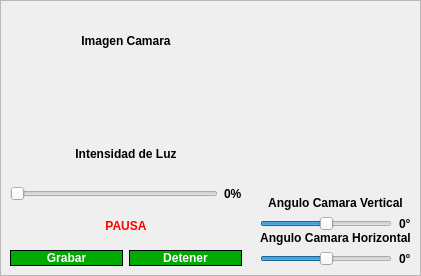
              <widget class="QFrame" name="frame_left_up">
               <property name="frameShape">
                <enum>QFrame::StyledPanel</enum>
               </property>
               <property name="frameShadow">
                <enum>QFrame::Raised</enum>
               </property>
               <layout class="QHBoxLayout" name="horizontalLayout_9">
                <property name="spacing">
                 <number>0</number>
                </property>
                <property name="leftMargin">
                 <number>0</number>
                </property>
                <property name="topMargin">
                 <number>0</number>
                </property>
                <property name="rightMargin">
                 <number>0</number>
                </property>
                <property name="bottomMargin">
                 <number>0</number>
                </property>
                <item>
                 <widget class="QFrame" name="frame_camara">
                  <property name="maximumSize">
                   <size>
                    <width>16777215</width>
                    <height>500</height>
                   </size>
                  </property>
                  <property name="styleSheet">
                   <string notr="true">border: none;</string>
                  </property>
                  <property name="frameShape">
                   <enum>QFrame::StyledPanel</enum>
                  </property>
                  <property name="frameShadow">
                   <enum>QFrame::Raised</enum>
                  </property>
                  <layout class="QVBoxLayout" name="verticalLayout_10">
                   <property name="spacing">
                    <number>0</number>
                   </property>
                   <property name="leftMargin">
                    <number>0</number>
                   </property>
                   <property name="topMargin">
                    <number>0</number>
                   </property>
                   <property name="rightMargin">
                    <number>0</number>
                   </property>
                   <property name="bottomMargin">
                    <number>0</number>
                   </property>
                   <item>
                    <widget class="QFrame" name="frame_imagen">
                     <property name="minimumSize">
                      <size>
                       <width>250</width>
                       <height>0</height>
                      </size>
                     </property>
                     <property name="styleSheet">
                      <string notr="true">border:none;
</string>
                     </property>
                     <property name="frameShape">
                      <enum>QFrame::StyledPanel</enum>
                     </property>
                     <property name="frameShadow">
                      <enum>QFrame::Raised</enum>
                     </property>
                     <layout class="QVBoxLayout" name="verticalLayout_15">
                      <property name="spacing">
                       <number>0</number>
                      </property>
                      <property name="leftMargin">
                       <number>10</number>
                      </property>
                      <property name="topMargin">
                       <number>10</number>
                      </property>
                      <property name="rightMargin">
                       <number>10</number>
                      </property>
                      <property name="bottomMargin">
                       <number>10</number>
                      </property>
                      <item>
                       <widget class="QLabel" name="label_9">
                        <property name="font">
                         <font>
                          <weight>75</weight>
                          <bold>true</bold>
                         </font>
                        </property>
                        <property name="text">
                         <string>Imagen Camara</string>
                        </property>
                        <property name="alignment">
                         <set>Qt::AlignCenter</set>
                        </property>
                       </widget>
                      </item>
                      <item alignment="Qt::AlignHCenter|Qt::AlignVCenter">
                       <widget class="QLabel" name="VisionCamara">
                        <property name="text">
                         <string/>
                        </property>
                       </widget>
                      </item>
                     </layout>
                    </widget>
                   </item>
                   <item>
                    <widget class="QFrame" name="control_camara">
                     <property name="styleSheet">
                      <string notr="true">border:none;
</string>
                     </property>
                     <property name="frameShape">
                      <enum>QFrame::StyledPanel</enum>
                     </property>
                     <property name="frameShadow">
                      <enum>QFrame::Raised</enum>
                     </property>
                     <layout class="QVBoxLayout" name="verticalLayout_11">
                      <property name="spacing">
                       <number>7</number>
                      </property>
                      <property name="leftMargin">
                       <number>0</number>
                      </property>
                      <property name="topMargin">
                       <number>0</number>
                      </property>
                      <property name="rightMargin">
                       <number>0</number>
                      </property>
                      <property name="bottomMargin">
                       <number>0</number>
                      </property>
                      <item alignment="Qt::AlignBottom">
                       <widget class="QFrame" name="frame_13">
                        <property name="frameShape">
                         <enum>QFrame::StyledPanel</enum>
                        </property>
                        <property name="frameShadow">
                         <enum>QFrame::Raised</enum>
                        </property>
                        <layout class="QHBoxLayout" name="horizontalLayout_11">
                         <item>
                          <widget class="QLabel" name="label_11">
                           <property name="font">
                            <font>
                             <pointsize>9</pointsize>
                             <weight>75</weight>
                             <bold>true</bold>
                            </font>
                           </property>
                           <property name="text">
                            <string>Intensidad de Luz</string>
                           </property>
                           <property name="alignment">
                            <set>Qt::AlignCenter</set>
                           </property>
                          </widget>
                         </item>
                        </layout>
                       </widget>
                      </item>
                      <item alignment="Qt::AlignTop">
                       <widget class="QFrame" name="frame_14">
                        <property name="frameShape">
                         <enum>QFrame::StyledPanel</enum>
                        </property>
                        <property name="frameShadow">
                         <enum>QFrame::Raised</enum>
                        </property>
                        <layout class="QHBoxLayout" name="horizontalLayout_19">
                         <item>
                          <widget class="QSlider" name="luz_slider">
                           <property name="maximum">
                            <number>100</number>
                           </property>
                           <property name="orientation">
                            <enum>Qt::Horizontal</enum>
                           </property>
                          </widget>
                         </item>
                         <item>
                          <widget class="QLabel" name="label_10">
                           <property name="font">
                            <font>
                             <weight>75</weight>
                             <bold>true</bold>
                            </font>
                           </property>
                           <property name="text">
                            <string>0%</string>
                           </property>
                          </widget>
                         </item>
                        </layout>
                       </widget>
                      </item>
                      <item>
                       <widget class="QFrame" name="frame_28">
                        <property name="frameShape">
                         <enum>QFrame::StyledPanel</enum>
                        </property>
                        <property name="frameShadow">
                         <enum>QFrame::Raised</enum>
                        </property>
                        <layout class="QHBoxLayout" name="horizontalLayout_26">
                         <property name="spacing">
                          <number>0</number>
                         </property>
                         <property name="leftMargin">
                          <number>0</number>
                         </property>
                         <property name="topMargin">
                          <number>0</number>
                         </property>
                         <property name="rightMargin">
                          <number>0</number>
                         </property>
                         <property name="bottomMargin">
                          <number>0</number>
                         </property>
                         <item>
                          <widget class="QLabel" name="label_16">
                           <property name="font">
                            <font>
                             <pointsize>9</pointsize>
                             <weight>75</weight>
                             <bold>true</bold>
                            </font>
                           </property>
                           <property name="styleSheet">
                            <string notr="true">
color: rgb(255, 0, 0);
</string>
                           </property>
                           <property name="text">
                            <string>PAUSA</string>
                           </property>
                           <property name="alignment">
                            <set>Qt::AlignCenter</set>
                           </property>
                          </widget>
                         </item>
                        </layout>
                       </widget>
                      </item>
                      <item>
                       <widget class="QFrame" name="frame_24">
                        <property name="frameShape">
                         <enum>QFrame::StyledPanel</enum>
                        </property>
                        <property name="frameShadow">
                         <enum>QFrame::Raised</enum>
                        </property>
                        <layout class="QHBoxLayout" name="horizontalLayout_22">
                         <item>
                          <widget class="QPushButton" name="btn_grabar">
                           <property name="maximumSize">
                            <size>
                             <width>230</width>
                             <height>16777215</height>
                            </size>
                           </property>
                           <property name="font">
                            <font>
                             <pointsize>9</pointsize>
                             <weight>75</weight>
                             <bold>true</bold>
                            </font>
                           </property>
                           <property name="styleSheet">
                            <string notr="true">border: 1px solid black;
    border-radius: 10px;
background-color: rgb(0, 170, 0);
radius: 10px;
color: rgb(255, 255, 255);</string>
                           </property>
                           <property name="text">
                            <string>Grabar</string>
                           </property>
                           <property name="icon">
                            <iconset>
                             <normaloff>Iconos/icons8-record-48.png</normaloff>Iconos/icons8-record-48.png</iconset>
                           </property>
                           <property name="iconSize">
                            <size>
                             <width>35</width>
                             <height>35</height>
                            </size>
                           </property>
                          </widget>
                         </item>
                         <item>
                          <widget class="QPushButton" name="btn_stop">
                           <property name="maximumSize">
                            <size>
                             <width>230</width>
                             <height>16777215</height>
                            </size>
                           </property>
                           <property name="font">
                            <font>
                             <pointsize>9</pointsize>
                             <weight>75</weight>
                             <bold>true</bold>
                            </font>
                           </property>
                           <property name="styleSheet">
                            <string notr="true">border: 1px solid black;
    border-radius: 10px;
background-color: rgb(0, 170, 0);
color: rgb(255, 255, 255);
</string>
                           </property>
                           <property name="text">
                            <string>Detener</string>
                           </property>
                           <property name="icon">
                            <iconset>
                             <normaloff>Iconos/icons8-stop-48.png</normaloff>Iconos/icons8-stop-48.png</iconset>
                           </property>
                           <property name="iconSize">
                            <size>
                             <width>35</width>
                             <height>35</height>
                            </size>
                           </property>
                          </widget>
                         </item>
                        </layout>
                       </widget>
                      </item>
                     </layout>
                    </widget>
                   </item>
                  </layout>
                 </widget>
                </item>
                <item>
                 <widget class="QFrame" name="frame_angulo">
                  <property name="styleSheet">
                   <string notr="true">border:none;</string>
                  </property>
                  <property name="frameShape">
                   <enum>QFrame::StyledPanel</enum>
                  </property>
                  <property name="frameShadow">
                   <enum>QFrame::Raised</enum>
                  </property>
                  <layout class="QVBoxLayout" name="verticalLayout_12">
                   <item>
                    <widget class="QFrame" name="frame_11">
                     <property name="minimumSize">
                      <size>
                       <width>0</width>
                       <height>180</height>
                      </size>
                     </property>
                     <property name="styleSheet">
                      <string notr="true">border:none;</string>
                     </property>
                     <property name="frameShape">
                      <enum>QFrame::StyledPanel</enum>
                     </property>
                     <property name="frameShadow">
                      <enum>QFrame::Raised</enum>
                     </property>
                     <layout class="QHBoxLayout" name="horizontalLayout_29">
                      <item>
                       <widget class="QPushButton" name="btn_angv">
                        <property name="styleSheet">
                         <string notr="true">border: none;</string>
                        </property>
                        <property name="text">
                         <string/>
                        </property>
                        <property name="icon">
                         <iconset>
                          <normaloff>angulosv/0.png</normaloff>angulosv/0.png</iconset>
                        </property>
                        <property name="iconSize">
                         <size>
                          <width>150</width>
                          <height>150</height>
                         </size>
                        </property>
                       </widget>
                      </item>
                      <item>
                       <widget class="QPushButton" name="btn_angh">
                        <property name="styleSheet">
                         <string notr="true">border: none;</string>
                        </property>
                        <property name="text">
                         <string/>
                        </property>
                        <property name="icon">
                         <iconset>
                          <normaloff>angulos/0.png</normaloff>angulos/0.png</iconset>
                        </property>
                        <property name="iconSize">
                         <size>
                          <width>150</width>
                          <height>150</height>
                         </size>
                        </property>
                       </widget>
                      </item>
                     </layout>
                    </widget>
                   </item>
                   <item>
                    <widget class="QFrame" name="frame_20">
                     <property name="minimumSize">
                      <size>
                       <width>0</width>
                       <height>0</height>
                      </size>
                     </property>
                     <property name="styleSheet">
                      <string notr="true">border:none;</string>
                     </property>
                     <property name="frameShape">
                      <enum>QFrame::StyledPanel</enum>
                     </property>
                     <property name="frameShadow">
                      <enum>QFrame::Raised</enum>
                     </property>
                     <layout class="QHBoxLayout" name="horizontalLayout_24">
                      <property name="spacing">
                       <number>0</number>
                      </property>
                      <property name="leftMargin">
                       <number>0</number>
                      </property>
                      <property name="topMargin">
                       <number>0</number>
                      </property>
                      <property name="rightMargin">
                       <number>0</number>
                      </property>
                      <property name="bottomMargin">
                       <number>0</number>
                      </property>
                      <item>
                       <widget class="QLabel" name="label_14">
                        <property name="font">
                         <font>
                          <pointsize>9</pointsize>
                          <weight>75</weight>
                          <bold>true</bold>
                         </font>
                        </property>
                        <property name="styleSheet">
                         <string notr="true">border:none;</string>
                        </property>
                        <property name="text">
                         <string>Angulo Camara Vertical</string>
                        </property>
                        <property name="alignment">
                         <set>Qt::AlignCenter</set>
                        </property>
                       </widget>
                      </item>
                     </layout>
                    </widget>
                   </item>
                   <item>
                    <widget class="QFrame" name="frame_12">
                     <property name="styleSheet">
                      <string notr="true">border:none;</string>
                     </property>
                     <property name="frameShape">
                      <enum>QFrame::StyledPanel</enum>
                     </property>
                     <property name="frameShadow">
                      <enum>QFrame::Raised</enum>
                     </property>
                     <layout class="QVBoxLayout" name="verticalLayout_14">
                      <property name="spacing">
                       <number>0</number>
                      </property>
                      <property name="leftMargin">
                       <number>0</number>
                      </property>
                      <property name="topMargin">
                       <number>0</number>
                      </property>
                      <property name="rightMargin">
                       <number>0</number>
                      </property>
                      <property name="bottomMargin">
                       <number>0</number>
                      </property>
                      <item>
                       <widget class="QFrame" name="frame_18">
                        <property name="styleSheet">
                         <string notr="true">border:none;</string>
                        </property>
                        <property name="frameShape">
                         <enum>QFrame::StyledPanel</enum>
                        </property>
                        <property name="frameShadow">
                         <enum>QFrame::Raised</enum>
                        </property>
                        <layout class="QHBoxLayout" name="horizontalLayout_12">
                         <property name="spacing">
                          <number>7</number>
                         </property>
                         <property name="leftMargin">
                          <number>0</number>
                         </property>
                         <property name="topMargin">
                          <number>0</number>
                         </property>
                         <property name="rightMargin">
                          <number>0</number>
                         </property>
                         <property name="bottomMargin">
                          <number>0</number>
                         </property>
                         <item>
                          <widget class="QSlider" name="angulov_slider">
                           <property name="styleSheet">
                            <string notr="true">border:none;</string>
                           </property>
                           <property name="minimum">
                            <number>-90</number>
                           </property>
                           <property name="maximum">
                            <number>90</number>
                           </property>
                           <property name="orientation">
                            <enum>Qt::Horizontal</enum>
                           </property>
                          </widget>
                         </item>
                         <item>
                          <widget class="QLabel" name="label_6">
                           <property name="font">
                            <font>
                             <weight>75</weight>
                             <bold>true</bold>
                            </font>
                           </property>
                           <property name="styleSheet">
                            <string notr="true">border:none;</string>
                           </property>
                           <property name="text">
                            <string>0°</string>
                           </property>
                          </widget>
                         </item>
                        </layout>
                       </widget>
                      </item>
                      <item>
                       <widget class="QFrame" name="frame_19">
                        <property name="styleSheet">
                         <string notr="true">border:none;</string>
                        </property>
                        <property name="frameShape">
                         <enum>QFrame::StyledPanel</enum>
                        </property>
                        <property name="frameShadow">
                         <enum>QFrame::Raised</enum>
                        </property>
                        <layout class="QHBoxLayout" name="horizontalLayout_18">
                         <property name="spacing">
                          <number>0</number>
                         </property>
                         <property name="leftMargin">
                          <number>0</number>
                         </property>
                         <property name="topMargin">
                          <number>0</number>
                         </property>
                         <property name="rightMargin">
                          <number>0</number>
                         </property>
                         <property name="bottomMargin">
                          <number>0</number>
                         </property>
                         <item>
                          <widget class="QLabel" name="label_8">
                           <property name="font">
                            <font>
                             <pointsize>9</pointsize>
                             <weight>75</weight>
                             <bold>true</bold>
                            </font>
                           </property>
                           <property name="styleSheet">
                            <string notr="true">border:none;</string>
                           </property>
                           <property name="text">
                            <string>Angulo Camara Horizontal</string>
                           </property>
                           <property name="alignment">
                            <set>Qt::AlignCenter</set>
                           </property>
                          </widget>
                         </item>
                        </layout>
                       </widget>
                      </item>
                     </layout>
                    </widget>
                   </item>
                   <item>
                    <widget class="QFrame" name="frame_27">
                     <property name="styleSheet">
                      <string notr="true">border:none;</string>
                     </property>
                     <property name="frameShape">
                      <enum>QFrame::StyledPanel</enum>
                     </property>
                     <property name="frameShadow">
                      <enum>QFrame::Raised</enum>
                     </property>
                     <layout class="QHBoxLayout" name="horizontalLayout_25">
                      <property name="spacing">
                       <number>7</number>
                      </property>
                      <property name="leftMargin">
                       <number>0</number>
                      </property>
                      <property name="topMargin">
                       <number>0</number>
                      </property>
                      <property name="rightMargin">
                       <number>0</number>
                      </property>
                      <property name="bottomMargin">
                       <number>0</number>
                      </property>
                      <item>
                       <widget class="QSlider" name="anguloh_slider">
                        <property name="minimum">
                         <number>-90</number>
                        </property>
                        <property name="maximum">
                         <number>90</number>
                        </property>
                        <property name="orientation">
                         <enum>Qt::Horizontal</enum>
                        </property>
                       </widget>
                      </item>
                      <item>
                       <widget class="QLabel" name="label_15">
                        <property name="font">
                         <font>
                          <weight>75</weight>
                          <bold>true</bold>
                         </font>
                        </property>
                        <property name="text">
                         <string>0°</string>
                        </property>
                       </widget>
                      </item>
                     </layout>
                    </widget>
                   </item>
                  </layout>
                 </widget>
                </item>
               </layout>
              </widget>
